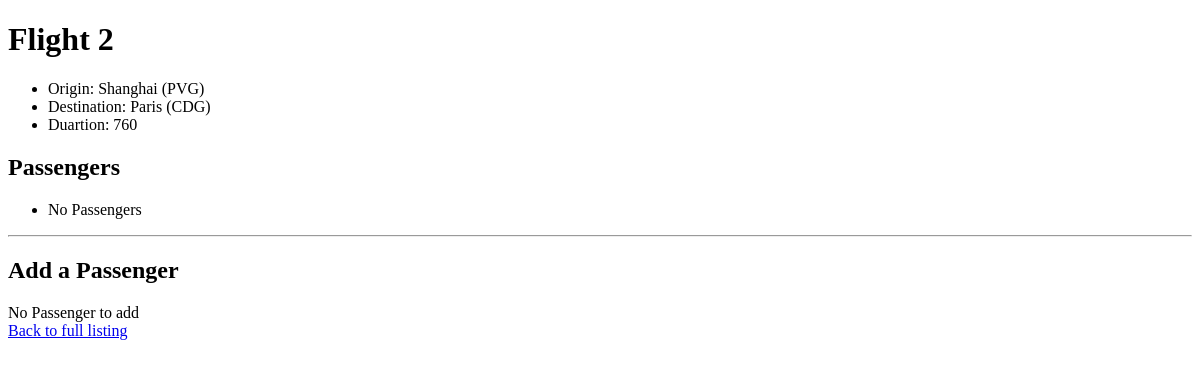
Page /2 on the earlier database version.
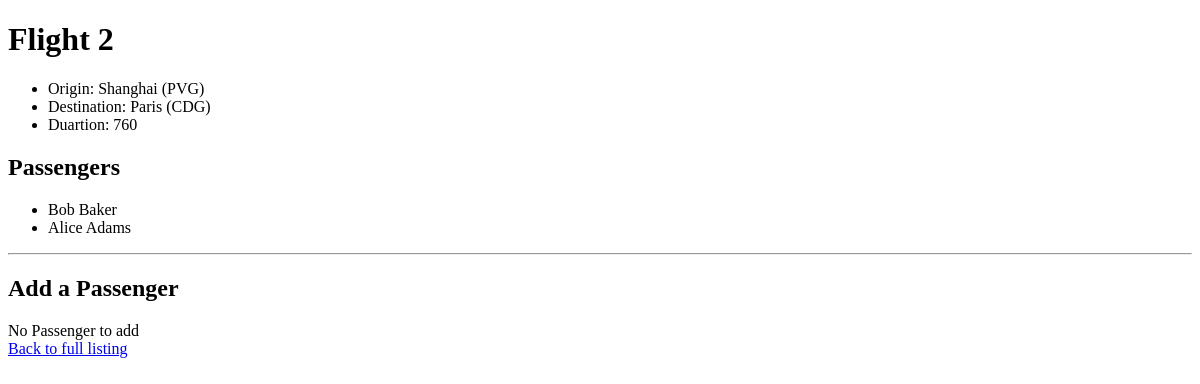
Same page on the later database version.
### flights/models.py (models this page shows)
class Passenger(models.Model):
    first = models.CharField(max_length=64)
    last = models.CharField(max_length=64)
    flights = models.ManyToManyField(Flight, blank=True, related_name="passengers")
    def __str__(self):
        return f"{self.first} {self.last}"

### flights/views.py (the view)
# urls.py: path("<int:flight_id>", views.flight, name="flight"),
def flight(request, flight_id):
    try:
        flight = Flight.objects.get(pk=flight_id) # pk = primary key
    except Flight.DoesNotExist:
        raise Http404("Flight does not exist")
    context = {
        "flight": flight,
        "passengers": flight.passengers.all(),
        "non_passengers": Passenger.objects.exclude(flights=flight).all()
    }
    return render(request,"flights/flight.html", context)

### flights/models.py (called while the page is built)
    def __str__(self):
        return f" {self.city} ({self.code}) "

### flights/templates/flights/flight.html (shortened to what this page needs)
{% extends "flights/base.html" %}
{% block body %}
    <h1>Flight {{ flight.id }}</h1>
    <ul>
        <li>Origin: {{ flight.origin }}</li>
        <li>Destination: {{ flight.destination }}</li>
        <li>Duartion: {{ flight.duration }} </li>
    </ul>
    <h2> Passengers </h2>
    <ul>
        {% for passenger in passengers %}
            <li>{{ passenger }}</li>
        {% empty %}
            <li>No Passengers</li>
        {% endfor %}
    </ul>
    <hr>
    <h2>Add a Passenger</h2>
    {% if non_passengers %}
    <form action="{% url 'book' flight.id %}" method="post">
        {% csrf_token %}
        <select name="passenger">
        {% for passenger in non_passengers %}
        <option value="{{ passenger.id }}">{{passenger}}</option>
        {% endfor %}
        </select>
        <input type="submit" value="Book Flight">
    </form>
    {% else %}
        <div>No Passenger to add</div>
    {% endif %}
    <a href="{% url 'index' %} ">Back to full listing</a>
{% endblock %}

Differences in the rows shown:
added Passenger: first+last "Bob Baker"
added Passenger: first+last "Alice Adams"
Other differences:
text no longer shown: "No Passengers"
